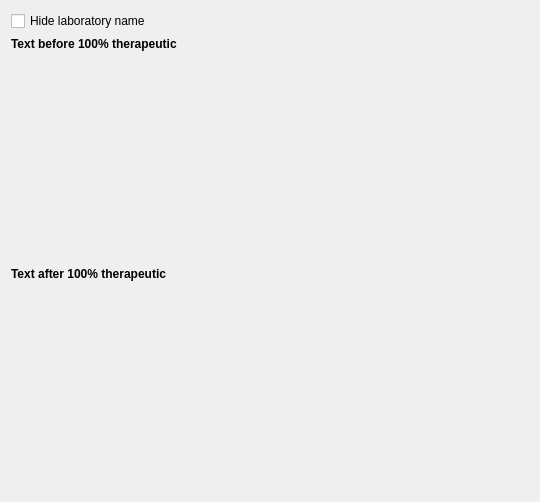
<?xml version="1.0" encoding="UTF-8"?>
<ui version="4.0">
 <class>DrugsWidget::Internal::DrugsExtraWidget</class>
 <widget class="QWidget" name="DrugsWidget::Internal::DrugsExtraWidget">
  <property name="geometry">
   <rect>
    <x>0</x>
    <y>0</y>
    <width>540</width>
    <height>502</height>
   </rect>
  </property>
  <property name="windowTitle">
   <string>Form</string>
  </property>
  <layout class="QGridLayout" name="gridLayout_4">
   <item row="5" column="0">
    <widget class="Editor::TextEditor" name="ALDAfter" native="true"/>
   </item>
   <item row="3" column="0">
    <widget class="Editor::TextEditor" name="ALDBefore" native="true"/>
   </item>
   <item row="0" column="0">
    <widget class="QCheckBox" name="hideLabCheck">
     <property name="text">
      <string>Hide laboratory name</string>
     </property>
    </widget>
   </item>
   <item row="2" column="0">
    <widget class="QLabel" name="label_15">
     <property name="sizePolicy">
      <sizepolicy hsizetype="Preferred" vsizetype="Fixed">
       <horstretch>0</horstretch>
       <verstretch>0</verstretch>
      </sizepolicy>
     </property>
     <property name="font">
      <font>
       <weight>75</weight>
       <bold>true</bold>
      </font>
     </property>
     <property name="text">
      <string>Text before 100% therapeutic</string>
     </property>
    </widget>
   </item>
   <item row="4" column="0">
    <widget class="QLabel" name="label_16">
     <property name="sizePolicy">
      <sizepolicy hsizetype="Preferred" vsizetype="Fixed">
       <horstretch>0</horstretch>
       <verstretch>0</verstretch>
      </sizepolicy>
     </property>
     <property name="font">
      <font>
       <weight>75</weight>
       <bold>true</bold>
      </font>
     </property>
     <property name="text">
      <string>Text after 100% therapeutic</string>
     </property>
    </widget>
   </item>
  </layout>
 </widget>
 <customwidgets>
  <customwidget>
   <class>Editor::TextEditor</class>
   <extends>QWidget</extends>
   <header location="global">texteditorplugin/texteditor.h</header>
   <container>1</container>
  </customwidget>
 </customwidgets>
 <resources/>
 <connections/>
</ui>
